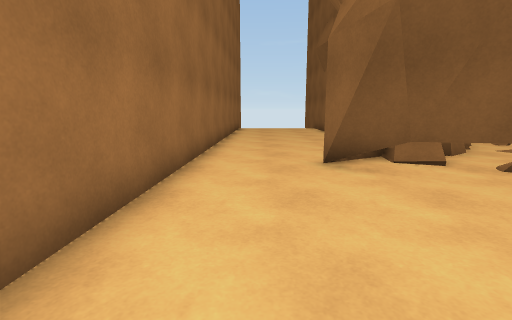
view 1 (above)

16 first-person views from a walk through a 3-D level made in the Unity game engine. The camera is 1.2 m above the floor, tilts 10° down and sees 85° across. The floor is counted in squares, 1 m on a side. Each view is taken from the middle of a square. On the plan, view 1 faces up. The plan holds only what a view shows up to about 13 squares ahead; the rest is blank. The place goes on beyond the plan.

view 2
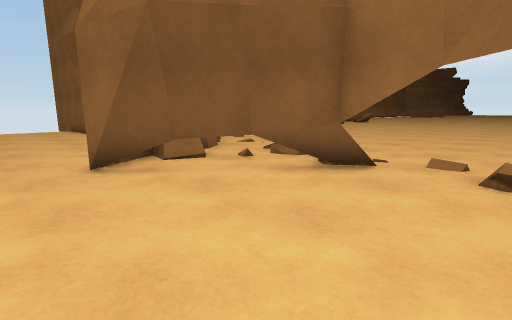

view 3
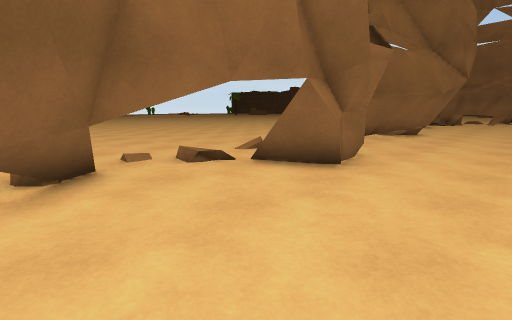

view 4
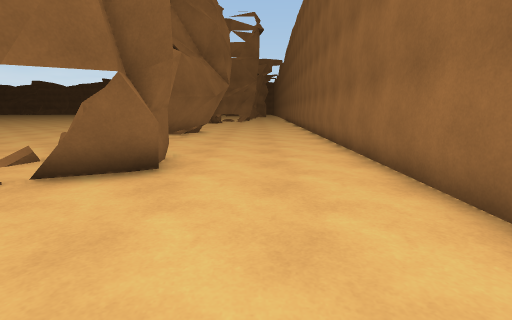

view 5
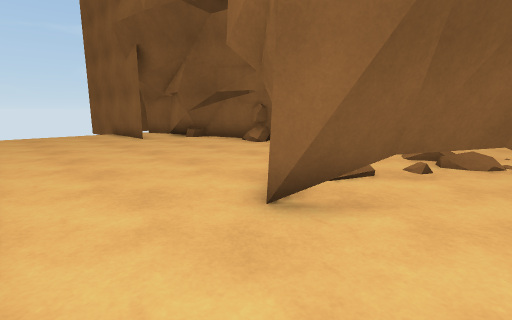

view 6
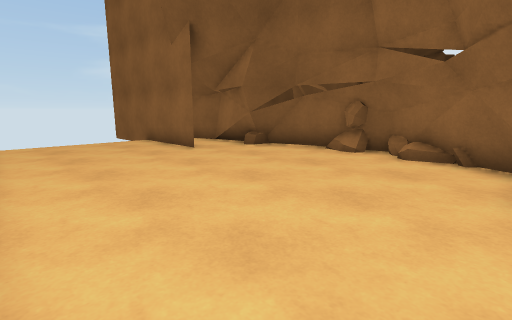

view 7
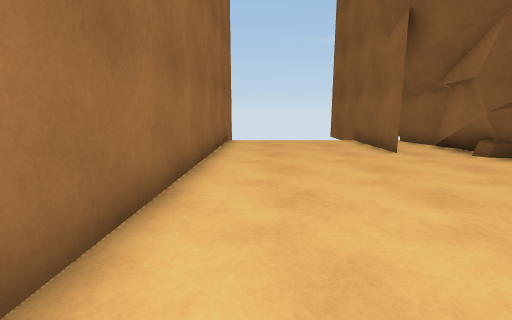

view 8
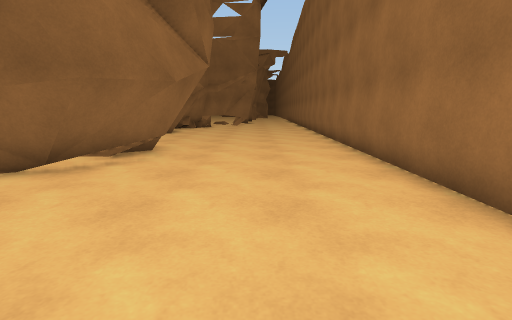

view 9
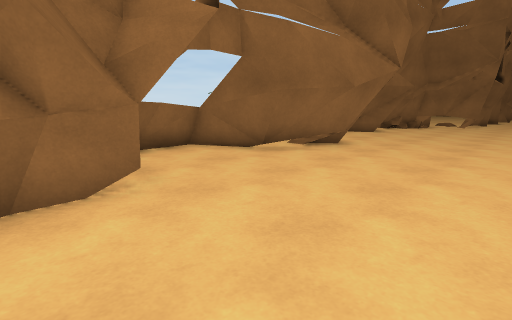

view 10
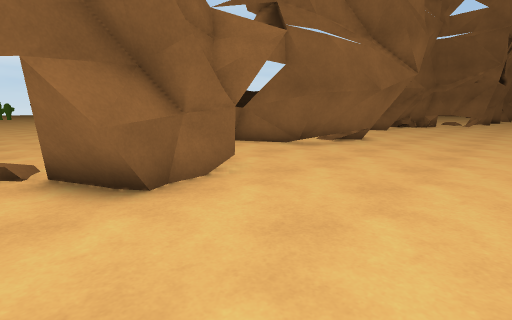

view 11
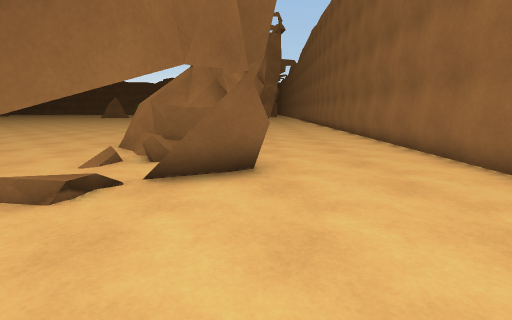

view 12
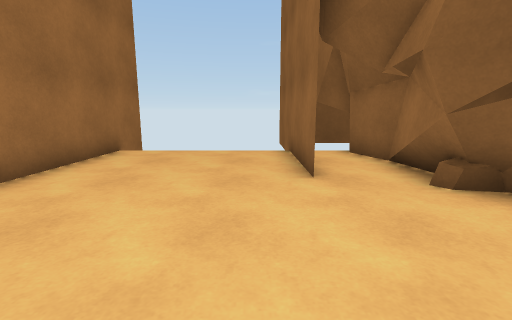

view 13
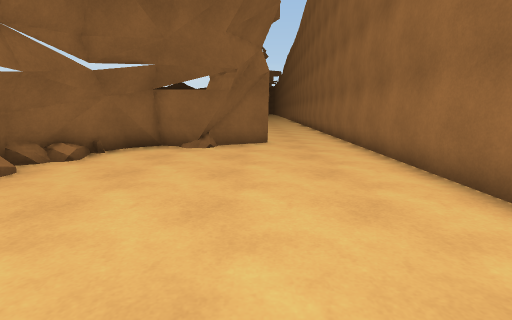

view 14
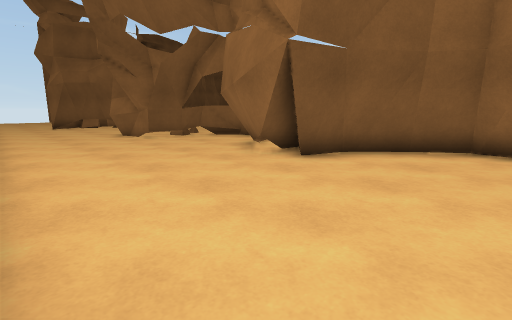

view 15
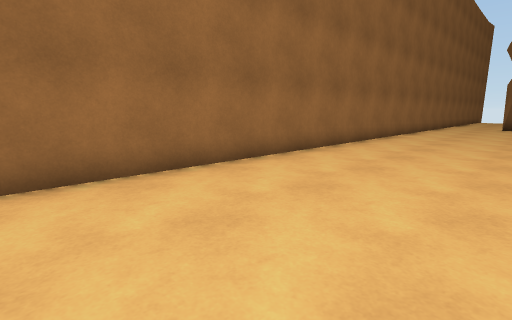

view 16
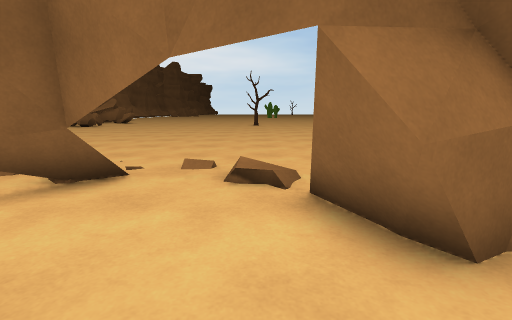

### Floor plan
Key: @ floor where view 1 was taken; # wall or solid block; . floor; ^ raised ledge.
Columns run from 3 left of view 1 to 9 right of it. Each row starts with its distance up from view 1.
 20   #    ###
 19   #....#.#
 18  ##....#.#
 17  #.....#.#
 16  #.....#.#
 15  #.......#^
 14  #.......##
 13  #........#
 12  #........#
 11  #........#^
 10  #........#^^
  9  #.......#^^^
  8  #.....###^^
  7  #....#^^^^^
  6  #...#^^^^^ ^
  5  #...##^^^^^^
  4  #.....#^^^^^
  3  #......#^^^^
  2  #......#^^^^
  1  #.....#^^^^^
  0  #.@....^^^^^
 -1  #....#^^^^^^
 -2  #....#^^^^^^
 -3  #....#^^^^^^
 -4  #.....#^^^^^
 -5  #.......##^^
 -6  #........#^^
 -7  #........#^^
 -8  #......##^^^
 -9  #.....#^^
-10  #....##^^
-11  #....##^^
-12  #....###^
-13  #......##^
-14 ##.......##^
-15 #.........#^
-16 #........##^

Positions as (right, up) in squares from view 1, and headings:
1: (0, 0), facing up
2: (0, 0), facing up-right
3: (0, 4), facing down-right
4: (1, 4), facing down
5: (-1, 4), facing up-right
6: (-1, 8), facing up-right
7: (0, 8), facing up
8: (1, -3), facing down
9: (-1, -2), facing down-right
10: (-1, 0), facing down-right
11: (3, 4), facing down
12: (3, 11), facing up
13: (2, 17), facing down
14: (-2, -16), facing up-right
15: (3, -16), facing up-left
16: (1, 0), facing right
